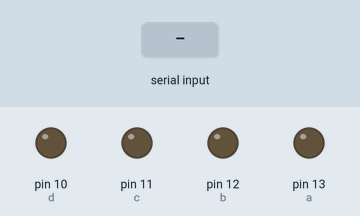
This sketch was run on a simulated Arduino Uno, built with avr-gcc and run on an emulated ATmega328P. Shown: output pins drawn as LEDs (lit = HIGH). Inputs (shaded band) come from the test bench.

Above: at 1.2 s.
1.3 s: "a" received over Serial
At 2.5 s:
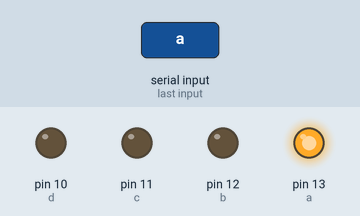
2.8 s: "b" received over Serial
At 3.8 s:
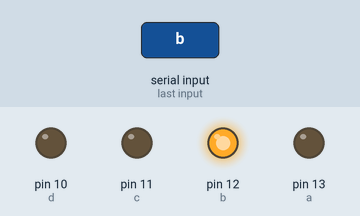
4.3 s: "c" received over Serial
At 5.0 s:
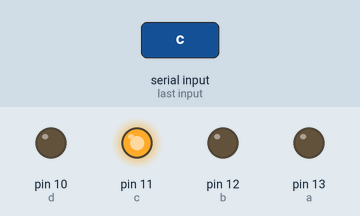
5.8 s: "d" received over Serial
At 6.1 s:
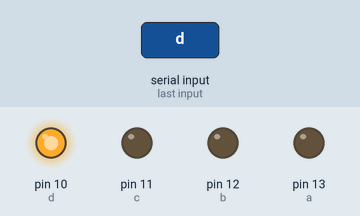
Timing chart, 0 to 8.3 s (numbered marks = the images above; inputs shaded):
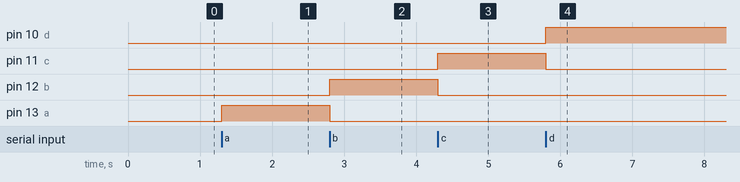

Measured:
- after the input at 1.3 s, pin 13 (a): LOW → HIGH at once
- after the input at 2.8 s, pin 12 (b): LOW → HIGH at once; pin 13 (a): HIGH → LOW at once
- after the input at 4.3 s, pin 11 (c): LOW → HIGH at once; pin 12 (b): HIGH → LOW at once
- after the input at 5.8 s, pin 10 (d): LOW → HIGH at once; pin 11 (c): HIGH → LOW at once

The sketch:

arduino_vos_led.ino
```cpp
#define a 13
#define b 12
#define c 11
#define d 10

char datosRx;

void setup() {
 pinMode(a,OUTPUT);
 pinMode(b,OUTPUT);
 pinMode(c,OUTPUT);
 pinMode(d,OUTPUT);
 Serial.begin(9600);
}

void loop() {

  if(Serial.available()>0){

    datosRx = Serial.read();

    if(datosRx == 'a'){
      digitalWrite(a,HIGH);
      digitalWrite(b,LOW);
      digitalWrite(c,LOW);
      digitalWrite(d,LOW);
    }
    if(datosRx == 'b'){
      digitalWrite(a,LOW);
      digitalWrite(b,HIGH);
      digitalWrite(c,LOW);
      digitalWrite(d,LOW);
    }
    if(datosRx == 'c'){
      digitalWrite(a,LOW);
      digitalWrite(b,LOW);
      digitalWrite(c,HIGH);
      digitalWrite(d,LOW);
    }
    if(datosRx == 'd'){
      digitalWrite(a,LOW);
      digitalWrite(b,LOW);
      digitalWrite(c,LOW);
      digitalWrite(d,HIGH);
    }
  }

}
```
